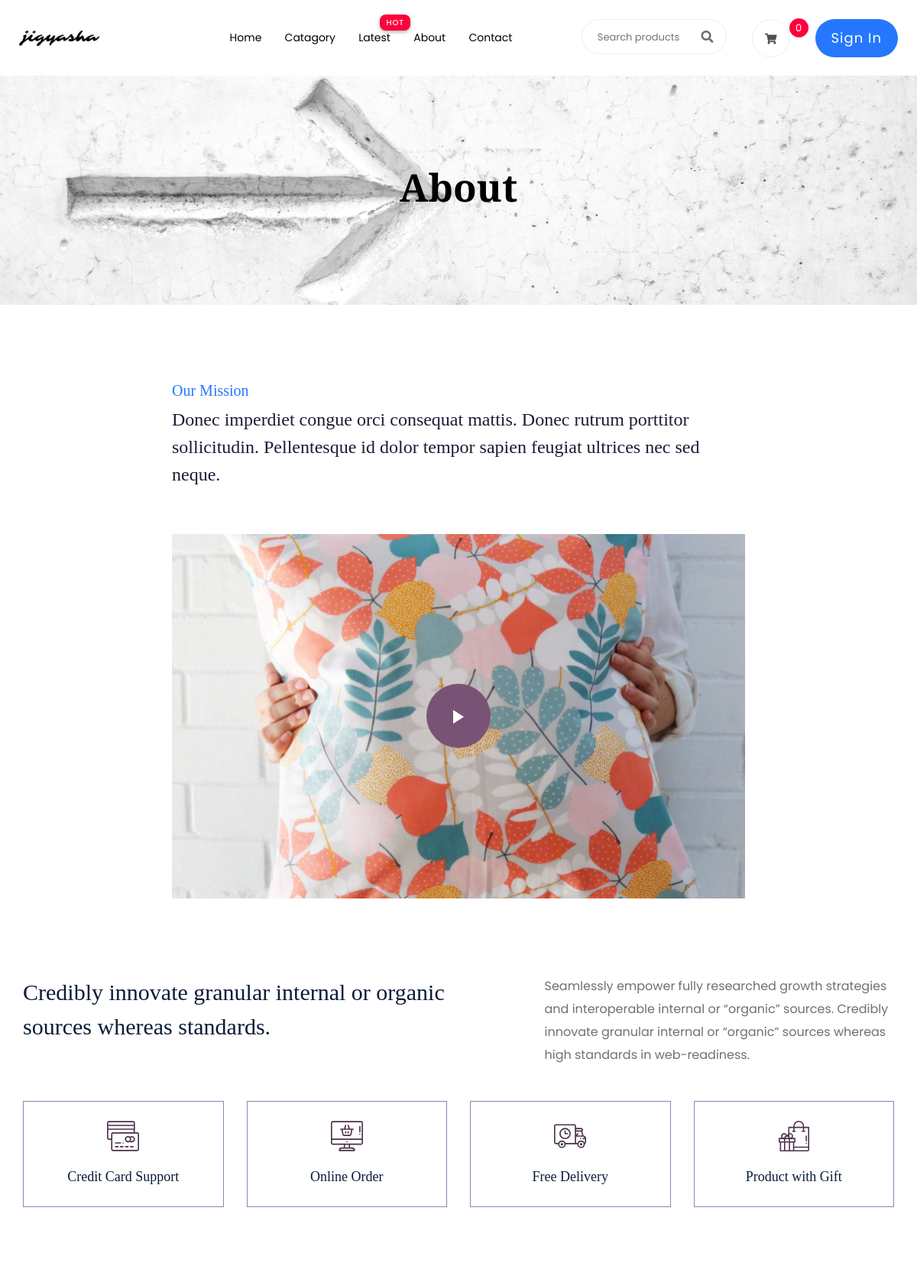
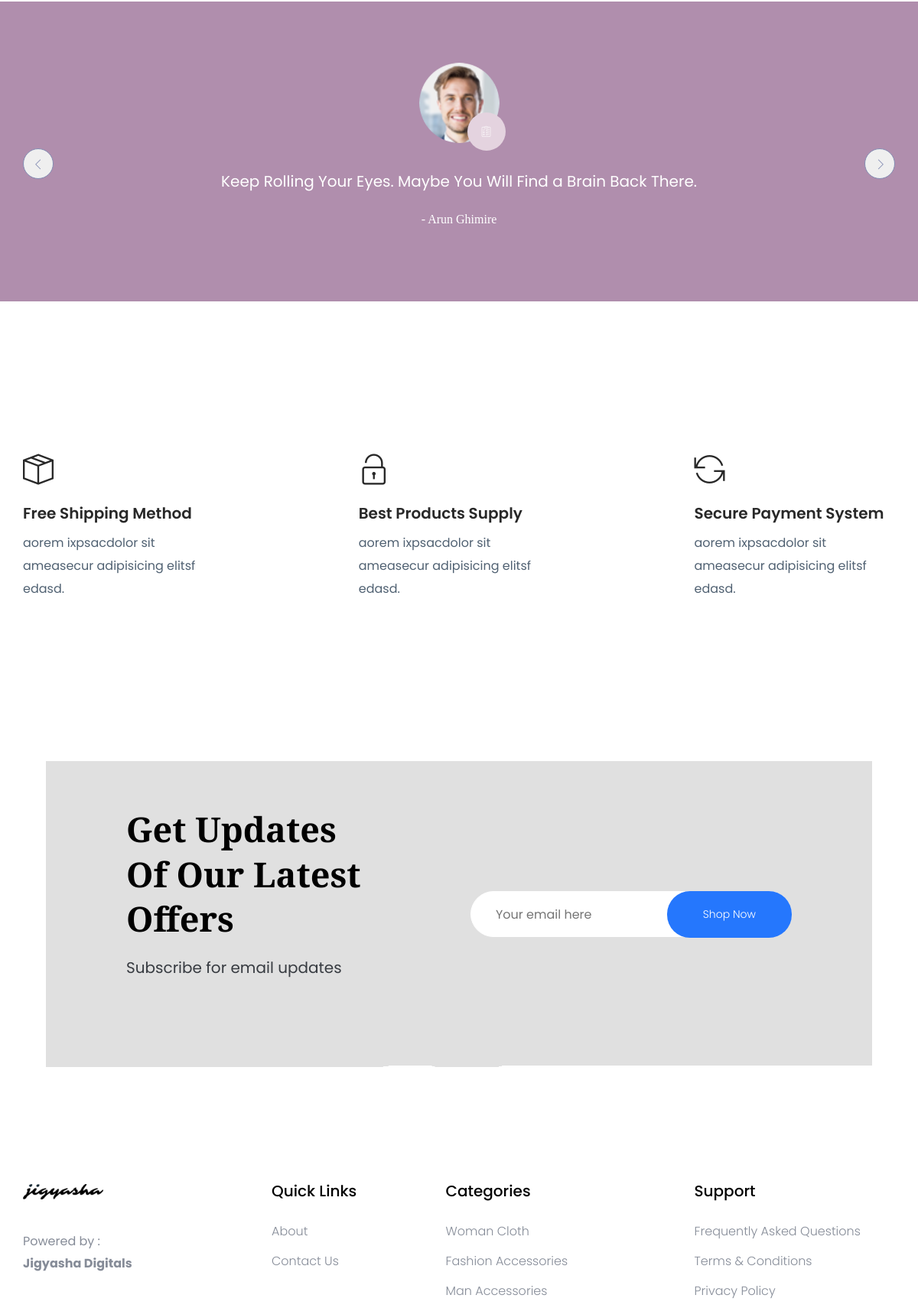
The page /about/ (upper part) on the database its author committed (2 pictures, top to bottom).
### about/models.py (models this page shows, shortened)
class Team(models.Model):
    name = models.CharField(max_length=50)
    role = models.CharField(max_length=20)
    information = models.CharField(max_length=200)
    image = models.ImageField(upload_to='team')

### about/views.py (the view)
# urls.py: path('about/', include('about.urls')),
def about(request):
    data = Team.objects.all()
    context = {'data':data}
    return render(request, 'about.html', context)

### templates/about.html (shortened to what this page needs)
{% extends 'base.html' %}
{% load static %}
  {% block content %}
  <div class="slider-area ">
    <div class="single-slider slider-height2 d-flex align-items-center" data-background="{% static './assets/img/hero/category.jpg' %}">
        <div class="container">
            <div class="row">
                <div class="col-xl-12">
                    <div class="hero-cap text-center">
                        <h2>About</h2>
                    </div>
                </div>
            </div>
        </div>
    </div>
  </div>
    <section class="about_us padding_top">
        <div class="container">
            <div class="row justify-content-center">
                <div class="col-lg-8">
                    <div class="about_us_content">
                        <h5>Our Mission</h5>
                        <h3>Donec imperdiet congue orci consequat mattis. Donec rutrum porttitor sollicitudin. Pellentesque id dolor tempor sapien feugiat ultrices nec sed neque.</h3>
                        <div class="about_us_video">
                            <a class="about_video_icon popup-youtube" href="https://www.youtube.com/watch?v=DWHB6nTyKDI"></a>
                        </div>
                    </div>
                </div>
            </div>
        </div>
    </section>
    <section class="feature_part section_padding">
        <div class="container">
            <div class="row justify-content-between">
                <div class="col-lg-6">
                    <div class="feature_part_tittle">
                        <h3>Credibly innovate granular
                        internal or organic sources
                        whereas standards.</h3>
                    </div>
                </div>
                <div class="col-lg-5">
                    <div class="feature_part_content">
                        <p>Seamlessly empower fully researched growth strategies and interoperable internal or “organic” sources. Credibly innovate granular internal or “organic” sources whereas high standards in web-readiness.</p>
                    </div>
                </div>
            </div>
            <div class="row justify-content-center">
                <div class="col-lg-3 col-sm-6">
                    <div class="single_feature_part">
                        <img src="{% static './assets/img/icon/feature_icon_1.svg' %}" alt="#">
                        <h4>Credit Card Support</h4>
                    </div>
                </div>
                <div class="col-lg-3 col-sm-6">
                    <div class="single_feature_part">
                        <img src="{% static './assets/img/icon/feature_icon_2.svg' %}" alt="#">
                        <h4>Online Order</h4>
                    </div>
                </div>
                <div class="col-lg-3 col-sm-6">
                    <div class="single_feature_part">
                        <img src="{% static './assets/img/icon/feature_icon_3.svg' %}" alt="#">
                        <h4>Free Delivery</h4>
                    </div>
                </div>
                <div class="col-lg-3 col-sm-6">
                    <div class="single_feature_part">
                        <img src="{% static './assets/img/icon/feature_icon_4.svg' %}" alt="#">
                        <h4>Product with Gift</h4>
                    </div>
                </div>
            </div>
        </div>
    </section>
    <section class="client_review">
        <div class="container">
            <div class="row justify-content-center">
                <div class="col-lg-8">
                    <div class="client_review_slider owl-carousel">
                        {% for member in data %}
                          <div class="single_client_review">
                              <div class="client_img">
                                  <img src="{{member.image.url}}" alt="#">
                              </div>
                              <p>{{member.information}}</p>
                              <h5>- {{member.name}}</h5>
                          </div>
                        {% endfor %}
                    </div>
                </div>
            </div>
        </div>
    </section>
{% endblock %}

### rows shown on the page
Team: image (picture), information "Keep Rolling Your Eyes. Maybe You Will Find a Brain Back There.", name "Arun Ghimire"
